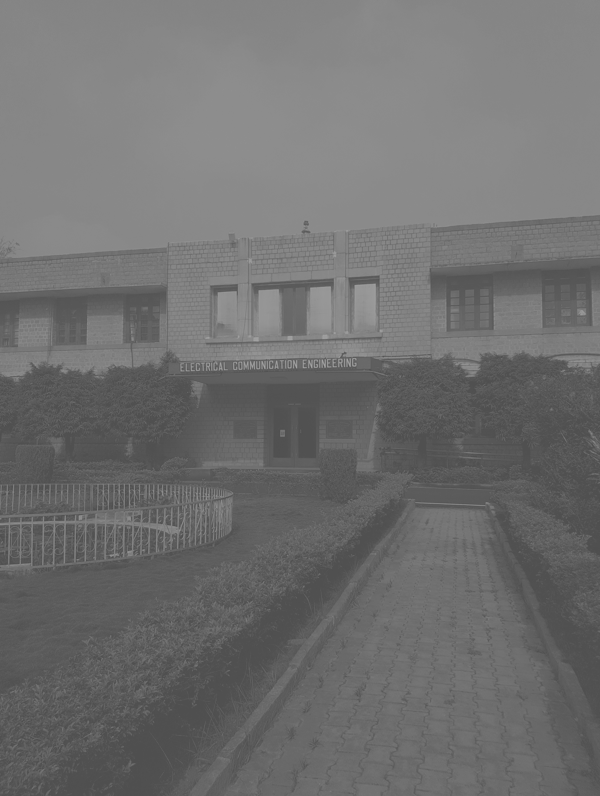
#> input picture A-2/Images/ECE.png, 600 x 796 px, found by its file name
$ jupyter execute --allow-errors DIP_Assignment2.ipynb
#> lines starting #> are read from the running program, lines starting #| are printed output that depends on the picture; long printed decimals are rounded
[cell 1]
import numpy as np
from matplotlib import pyplot as plt
import skimage
from skimage import io
import skimage.color
import math
import time
import cv2

[cell 2]
## Q1. Explain why there is a difference between the actual image
##     and the displayed image. Find out a way to prevent this from happening.


import matplotlib.pyplot as plt
# from skimage.io import imread
im = io.imread("/content/ECE.png")
#> im is the input picture: shape (796, 600); min 79, max 166, mean 111.3
# show_histo(np.round(im))
plt.imshow(im, vmin=0, vmax=255, cmap="gray")
plt.show()

[cell 3]
def get_hist(img_matrix, prob):
  mn = img_matrix.shape
  histo = [float(0)]*256
  for i in range (0,mn[0],1):
    for j in range (0,mn[1],1):
      x = img_matrix[i][j]
      if(prob): histo[x] += 1/mn[0]/mn[1]
      else: histo[x]+=1
  return np.array(histo)

def hist_equa(img):
  img_m = np.round(io.imread(img))
  pdf = get_hist(img_m, True)
  cdf =np.zeros(256, float)
  ptr=0
  cmul = 0
  for x in pdf:
    cmul += x
    cdf[ptr] = cmul
    ptr+=1
  mn = img_m.shape
  for i in range (0,mn[0],1):
    for j in range (0,mn[1],1):
      a= cdf[img_m[i][j]]*255
      img_m[i][j] = a

  return img_m

def NLCS(img, g):
  img_m = np.round(io.imread(img))
  mn= img_m.shape
  img_max = 0
  img_g = np.round((np.power(img_m/255, g)) * 255).astype(int)
  return img_g

def meansqr(img1, img2):
  mn = img1.shape
  mnsqr=0
  for i in range (0,mn[0],1):
    for j in range (0,mn[1],1):
      mnsqr+=(img1[i][j]-img2[i][j])**2
  return (mnsqr)

def show_histo(img_m):

  #code for bar plot
  x = np.zeros(256, dtype=int)
  for i in range (0, 256, 1):
    x[i] = i
  plt.bar(x, get_hist(img_m, False), color ='maroon', width = 0.4)
  plt.xlabel("grayscale intensity")
  plt.ylabel("frequency")
  plt.title("plot using get_hist function")
  plt.show()

[cell 4]
# Contrast Stretching:
#     (a) Write functions to apply histogram equalization and power-law (gamma) transforms on a
#         greyscale image.
#
#     (b) Apply histogram equalization on ‘haze.png’.

img_hist = hist_equa("/content/hazy.png")
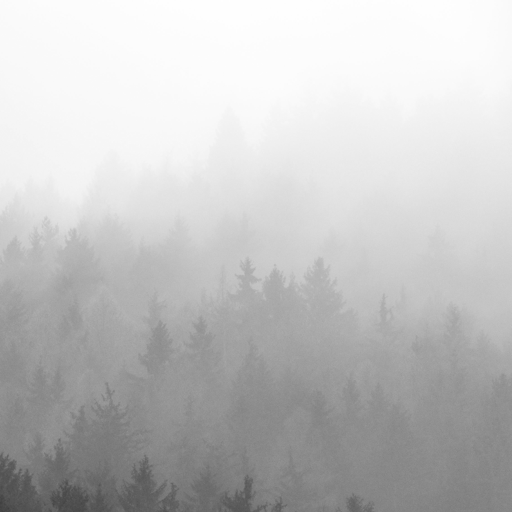
#> input picture A-2/Images/hazy.png, 512 x 512 px, found by its file name
#> in hist_equa, img_m is the input picture: shape (512, 512); min 64, max 255, mean 194.9
#> after the loop in get_hist, `for i in range (0,mn[0],1):`: histo = 256 values, max 0.0595 at index 252, min 0 at index 0, mean 0.00391
#> in hist_equa, `pdf = get_hist(img_m, True)`: pdf has the same summary as histo in get_hist
#> after the loop in hist_equa, `for x in pdf:`: cdf = 256 values from 0 to 1; cmul = 1; ptr = 256
#> after the loop in hist_equa, `for i in range (0,mn[0],1):`:
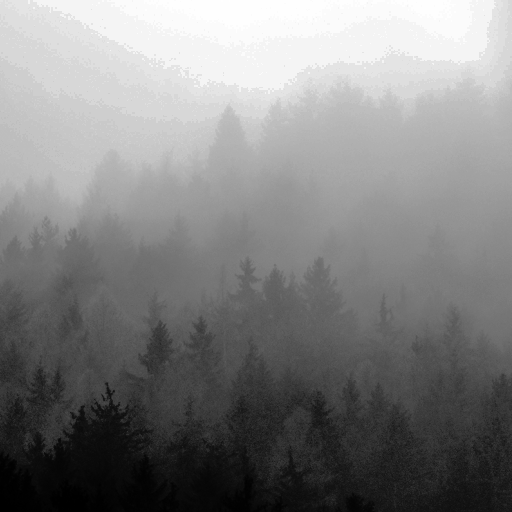
#> img_m: shape (512, 512); min 0, max 255, mean 128.7
img_g = NLCS("/content/hazy.png", 3)
plt.subplot(1, 2, 1)
plt.axis("off")
plt.title("Histogram Equa.")
plt.imshow(img_hist, cmap="gray")
plt.subplot(1, 2, 2)
plt.axis("off")
plt.title("Non-linear Contrast Streching")
plt.imshow(img_g , cmap="gray" )
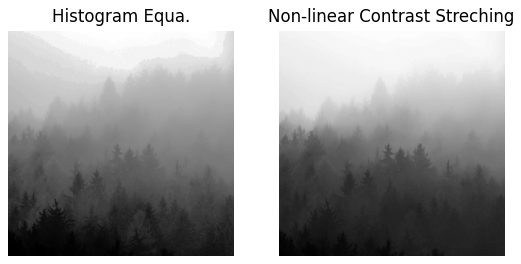
#> figure drawn by matplotlib, 2 panels

[cell 5]
# (c) Power-law (gamma) transformation: J(i, j) = I(i, j)^γ . Find the optimal parameter γ ∈ (0, 5]
#     that minimizes the mean squared error between the histogram equalized image from (b) and
#     the gamma transformed image. Use this γ to transform and display the input image.


img_hist = hist_equa("/content/hazy.png")
iters = 50
ini = 5/iters
min = float('inf')
chk = 0
for i in range (0, iters, 1):
  img_g = NLCS("/content/hazy.png", ini + i*ini)
#> call 2 of NLCS, with img = '/content/hazy.png', g = 0.1
#> in NLCS (call 2), `img_g = np.round((np.power(img_m/255, g)) * 255).astype(int)`:
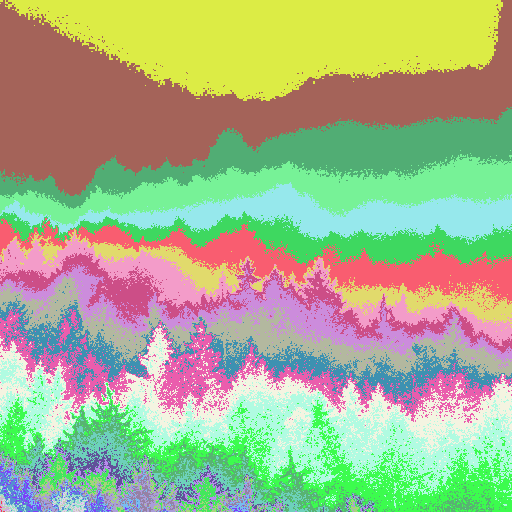
#> img_g: shape (512, 512) int64; 34 distinct labels, from 222 to 255; one colour per label, 0 black
  chk = meansqr(img_g, img_hist)
#> after the loop in meansqr, `for i in range (0,mn[0],1):`: mnsqr = 4927363933
#> chk = 4927363933
  if min>chk:
    min_g = ini + i*(ini)
    min = chk
#> min = 4927363933
print(min, min_g)
#| 76477721 3.000
plt.imshow(img_hist, cmap="gray")
plt.imshow(NLCS("/content/hazy.png", min_g), cmap="gray")

[cell 6]
def rotate_Nn(img, deg):
  image = io.imread(img)
  img_m = np.round(io.imread(img))

  # Calculate grayscale values using the luminance formula (R * 0.2989 + G * 0.5870 + B * 0.1140)
  gimg_m = np.dot(img_m[..., :3], [0.2989, 0.5870, 0.1140]).astype(np.uint8)
  mn = img_m.shape
  theta = (math.pi)*deg/180
  r_wid = int(abs(mn[1]*math.cos(theta)) + abs(mn[0]*math.sin(theta)))
  r_ht = int(abs(mn[1]*math.sin(theta)) + abs(mn[0]*math.cos(theta)))
  img_rNn = np.zeros((r_ht, r_wid), int)
  r_mn = img_rNn.shape
  a1 = 0
  a2 = 0
  for i in range (0,r_mn[0],1):
    for j in range (0,r_mn[1],1):
      a1 = ((i-r_ht/2)*math.cos(-theta) + (j-r_wid/2)*math.sin(-theta) + mn[0]/2)
      a2 = ((j-r_wid/2)*math.cos(-theta) - (i-r_ht/2)*math.sin(-theta) + mn[1]/2)

      # Nearest neighbor
      if a1>=0 and a1<mn[0] and a2>=0 and a2<mn[1]:

        # Bilinear Interpolation
        x = int(a1)
        y = int(a2)

        a = a1-x
        b = a2-y
        if(a<0.5): pass
        else: x += 1

        if(b<0.5): pass
        else: y += 1

        if x+1<mn[0] and y+1<mn[1]:
          img_rNn[i,j] = gimg_m[x,y]

  return img_rNn


def rotate_Bt(img, deg):

  img_m = np.round(io.imread(img))

  # Calculate grayscale values using the luminance formula (R * 0.2989 + G * 0.5870 + B * 0.1140)
  gimg_m = np.dot(img_m[..., :3], [0.2989, 0.5870, 0.1140]).astype(np.uint8)

  mn = gimg_m.shape
  theta = (math.pi)*deg/180
  r_wid = int(abs(mn[1]*math.cos(theta)) + abs(mn[0]*math.sin(theta)))
  r_ht = int(abs(mn[1]*math.sin(theta)) + abs(mn[0]*math.cos(theta)))
  img_rBt = np.zeros((r_ht, r_wid), int)
  r_mn = img_rBt.shape
  a1 = 0
  a2 = 0
  for i in range (0,r_mn[0],1):
    for j in range (0,r_mn[1],1):
      a1 = ((i-r_ht/2)*math.cos(-theta) + (j-r_wid/2)*math.sin(-theta) + mn[0]/2)
      a2 = ((j-r_wid/2)*math.cos(-theta) - (i-r_ht/2)*math.sin(-theta) + mn[1]/2)

      if a1>=0 and a1<mn[0] and a2>=0 and a2<mn[1]:

        # Bilinear Interpolation
        x = int(a1)
        y = int(a2)

        a = a1-x
        b = a2-y

        B0 = (1-a)*(1-b)
        B1 = a*(1-b)
        B2 = (1-a)*b
        B3 = a*b
        if x+1<mn[0] and y+1<mn[1]:
          img_rBt[i,j] = B0*gimg_m[x,y] +B1*gimg_m[x+1,y] +B2*gimg_m[x,y+1] +B3*gimg_m[x+1,y+1]
  return img_rBt

[cell 7]
# 3.Image rotation: Write a function to rotate the image ‘box.png’ in the clockwise direction by 5◦ and
#   counter-clockwise by 30◦ using both nearest neighbor or bilinear interpolation. Make sure the
#   rotated image is completely visible and not cropped. Observe the edges of the first image after
#   rotation and comment on the difference between each interpolation method.

# bilinear interpolation implimentation
plt.subplot(1, 2, 1)
plt.axis("off")
plt.imshow(rotate_Bt("/content/box.png", -30), cmap="gray")
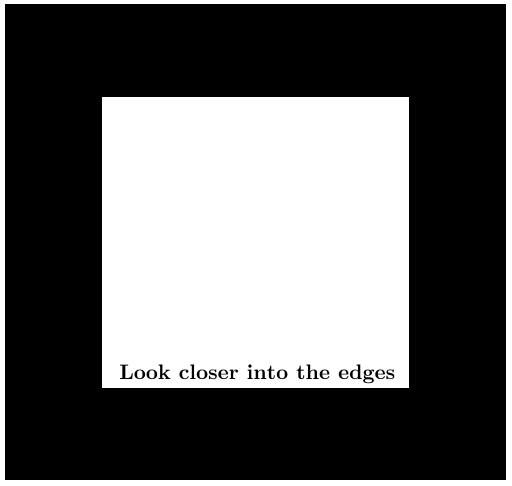
#> input picture A-2/Images/box.png, 512 x 486 px, found by its file name
#> in rotate_Bt, img_m is the input picture: shape (486, 512, 3); min 0, max 255, mean 101.1
#> after the loop in rotate_Bt, `for i in range (0,r_mn[0],1):`: img_rBt: shape (676, 686) int64; 255 distinct labels, from 0 to 254
plt.subplot(1, 2, 2)
plt.axis("off")
plt.imshow(rotate_Bt("/content/box.png", 5) , cmap="gray" )
#> call 2 of rotate_Bt, with img = '/content/box.png', deg = 5
#> after the loop in rotate_Bt (call 2), `for i in range (0,r_mn[0],1):`:
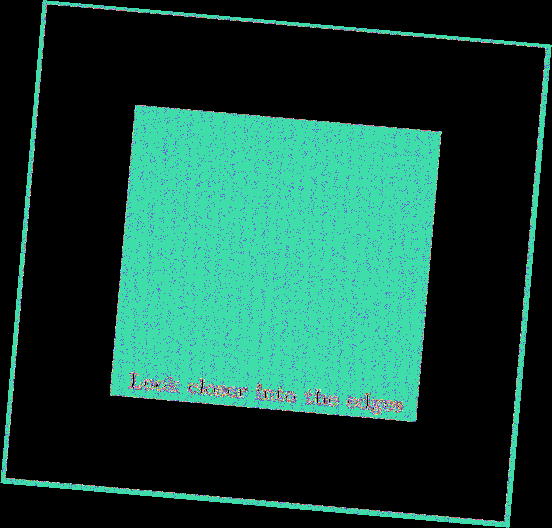
#> img_rBt: shape (528, 552) int64; 255 distinct labels, from 0 to 254; one colour per label, 0 black

[cell 8]
# nearest neighbor implimentation
plt.subplot(1, 2, 1)
plt.axis("off")
plt.imshow(rotate_Nn("/content/box.png", -30), cmap="gray")
#> after the loop in rotate_Nn, `for i in range (0,r_mn[0],1):`:
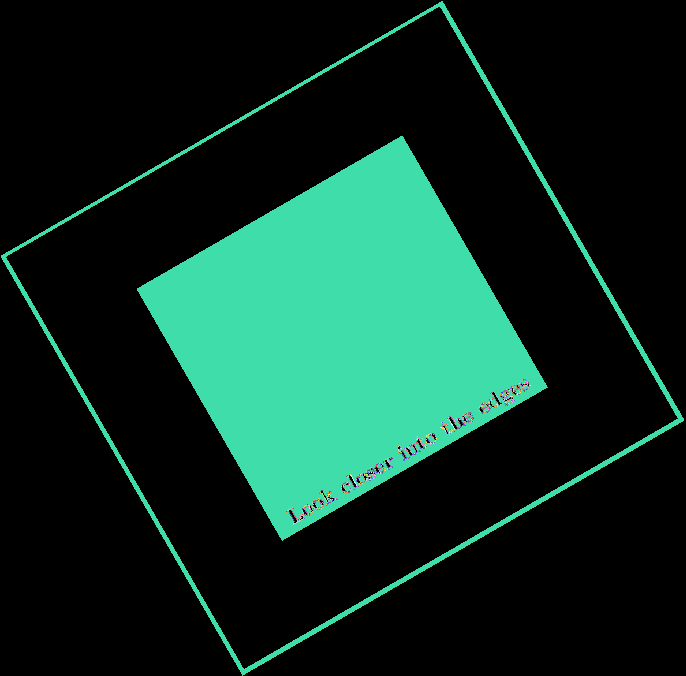
#> img_rNn: shape (676, 686) int64; 242 distinct labels, from 0 to 254; one colour per label, 0 black
plt.subplot(1, 2, 2)
plt.axis("off")
plt.imshow(rotate_Nn("/content/box.png", 5) , cmap="gray" )
#> call 2 of rotate_Nn, with img = '/content/box.png', deg = 5
#> after the loop in rotate_Nn (call 2), `for i in range (0,r_mn[0],1):`:
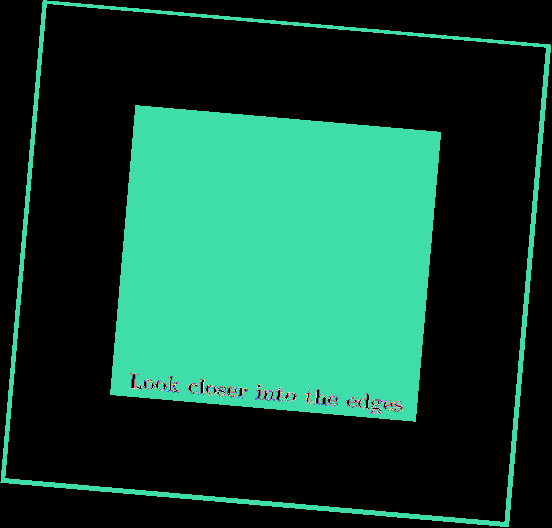
#> img_rNn: shape (528, 552) int64; 248 distinct labels, from 0 to 254; one colour per label, 0 black

[cell 9]
import scipy
def spac_filt(k, img_m):
  h  = np.full((5,5), 1/25)
  mn = img_m.shape
  h_mn = h.shape
  img_c = np.zeros(mn, float)
  img_blurd = scipy.signal.convolve2d(img_m,h,mode = 'same', boundary = 'fill')
  img_g = img_m - img_blurd
  plt.imshow(img_g, cmap = "gray")
  for i in range (0, mn[0], 1):
    for j in range (0, mn[1], 1):
      # print(min(max((img_m[i][j] + k*(img_g[i][j])), 0), 255))
      temp = max((img_m[i][j] + k*(img_g[i][j])), 0)
      if temp>255:
        temp = 255
      img_c[i][j] = temp
  return img_c

[cell 10]
img_m = np.array(io.imread("/content/study.png"), float)
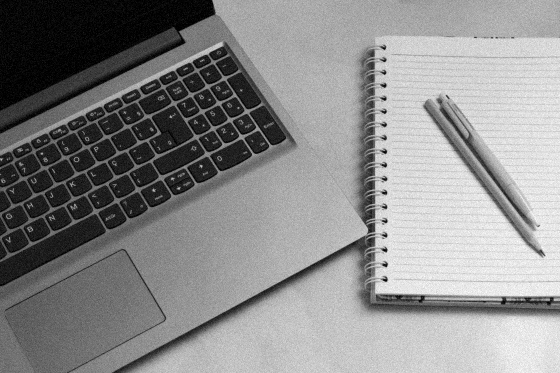
#> input picture A-2/Images/study.png, 560 x 373 px, found by its file name
#> img_m: shape (373, 560) float64; min 0, max 255, mean 137.8
plt.figure(figsize = (15,10))
plt.subplot(2,2,1)
plt.title('Original image')
plt.imshow(skimage.io.imread("/content/study.png"), cmap = 'gray')
plt.subplot(2,2,2)
plt.title('Unsharp masking with 5x5 smoothing filter')
plt.imshow(spac_filt(1, img_m),cmap = 'gray')
plt.subplot(2,2,3)
plt.title('High Boost filtering with k = 2.5 using 5x5 smoothing filter')
plt.imshow(spac_filt(2.5, img_m),cmap = 'gray')
plt.subplot(2,2,4)
h  = np.full((3,3), 1/9)
img_blurd = scipy.signal.convolve2d(img_m, h, mode = 'same', boundary = 'fill')
plt.title('3x3 smoothing filter and high boost filter')
plt.imshow(spac_filt(2.5, img_blurd),cmap = 'gray')
#> call 3 of spac_filt, with k = 2.5
#> after the loop in spac_filt (call 3), `for i in range (0, mn[0], 1):`:
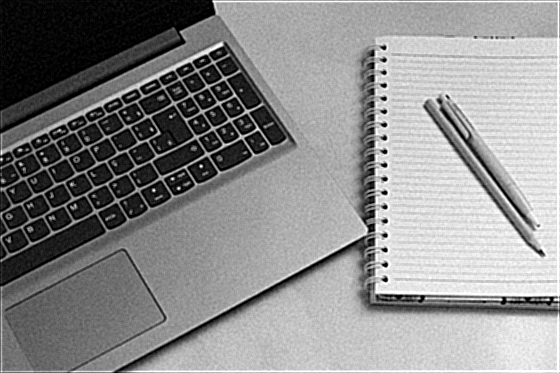
#> img_c: shape (373, 560) float64; min 0, max 255, mean 138.8
